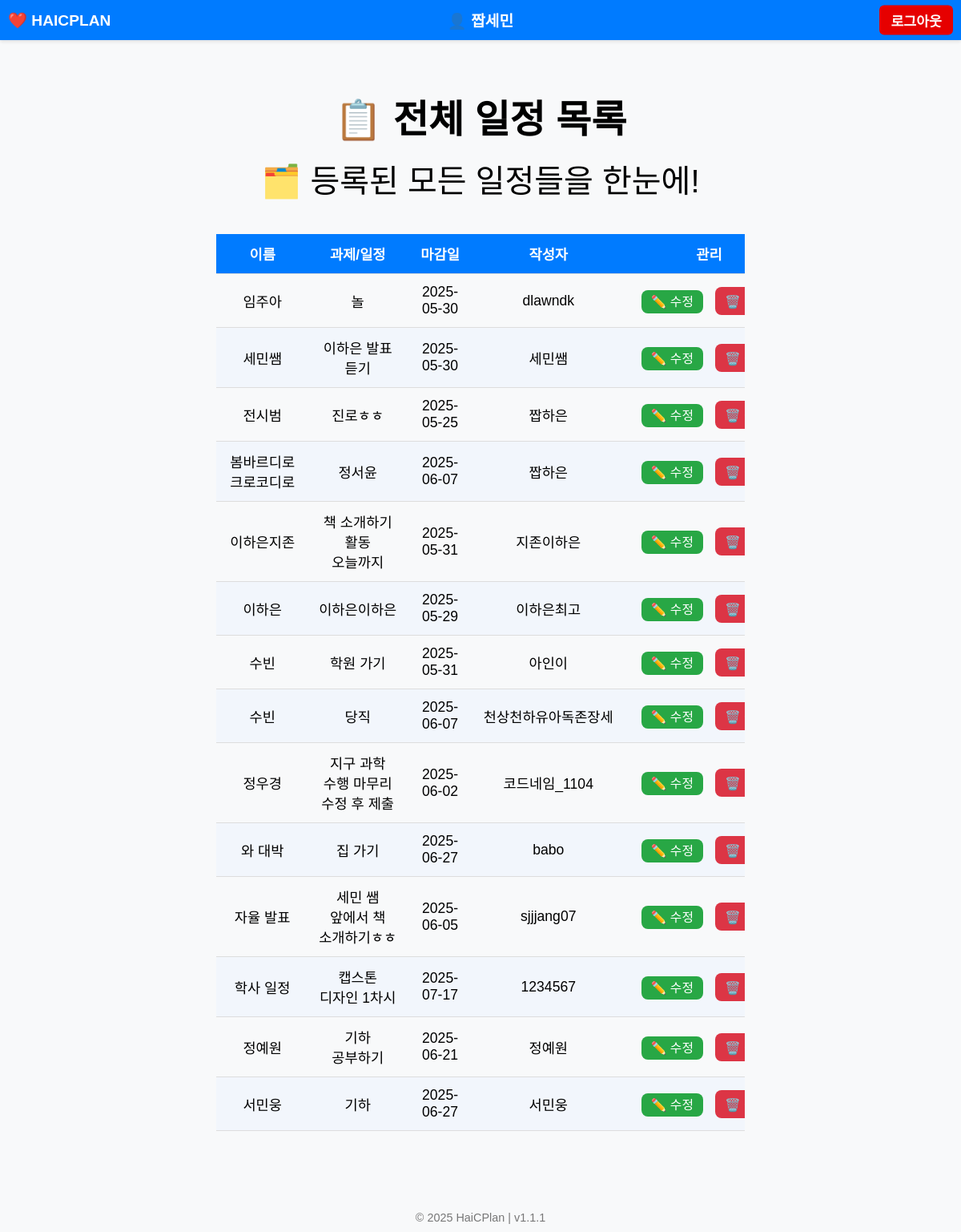
The page /view (signed in) on the database as committed earlier.
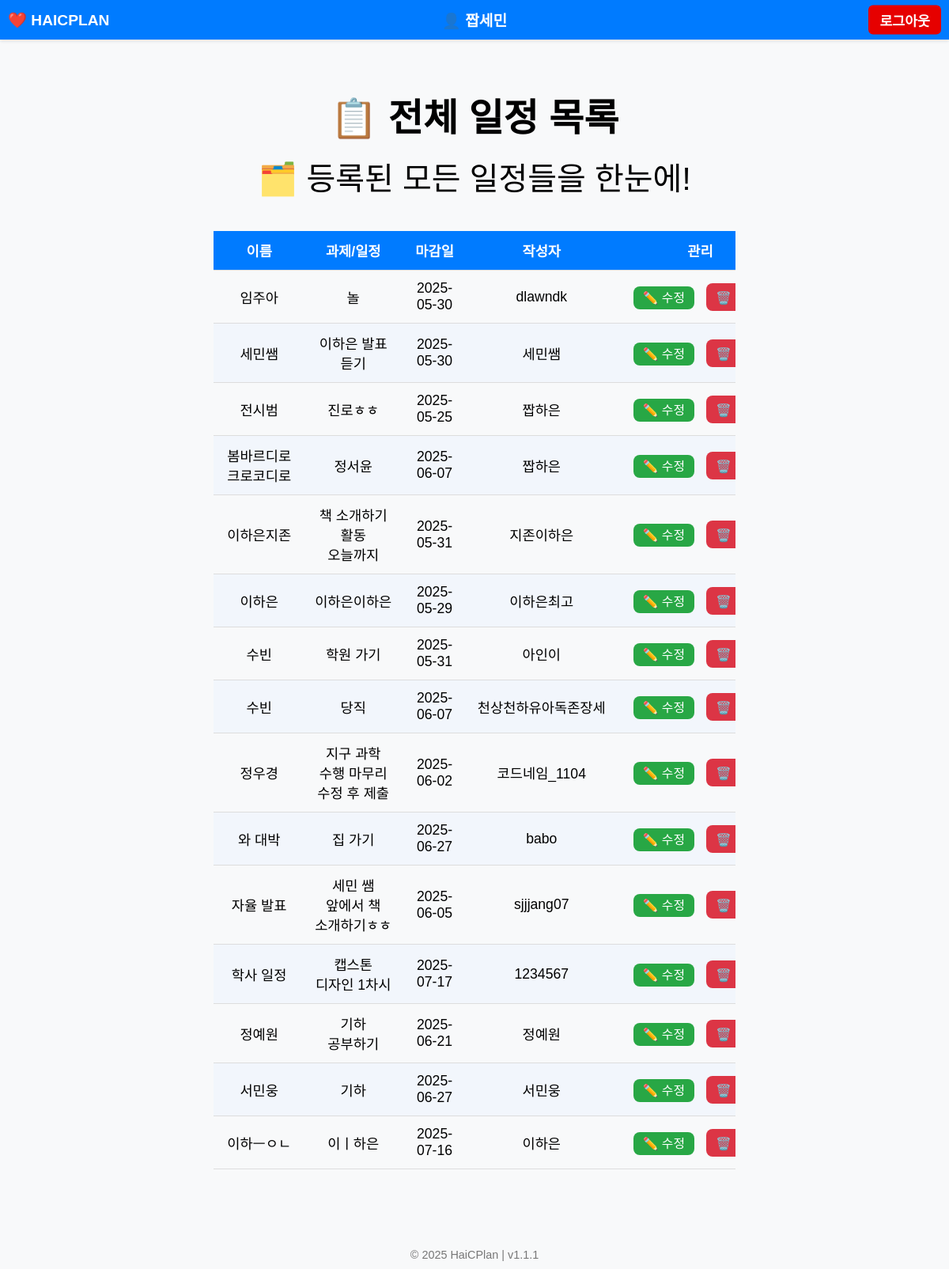
The same page on the database as committed later.
### tables this page shows
CREATE TABLE schedules(
id INTEGER PRIMARY KEY AUTOINCREMENT,
name TEXT,
task TEXT,
deadline TEXT,
username TEXT
);

### app.py (the view)
@app.route('/view')
def view():
    if 'username' not in session:
        return redirect(url_for('login'))
    conn = sqlite3.connect('data.db')
    cursor = conn.cursor()
    if session['role'] == 'admin':
        cursor.execute("SELECT id, name, task, deadline, username FROM schedules")
    else:
        cursor.execute("SELECT id, name, task, deadline, username FROM schedules WHERE username=?", (session['username'],))
    schedules = cursor.fetchall()
    conn.close()
    return render_template('view.html', schedules=schedules, role=session['role'])

### templates/view.html (shortened to what this page needs)
{% extends "base.html" %}
{% block content %}
<div class="view-container">
    <h1>📋 전체 일정 목록</h1>
    <div class="emoji">🗂️ 등록된 모든 일정들을 한눈에!</div>
    <div class="table-wrapper">
        <table>
            <thead>
                <tr>
                    <th>번호</th>
                    <th>이름</th>
                    <th>과제/일정</th>
                    <th>마감일</th>
                    <th>작성자</th>
                    <th>관리</th>
                </tr>
            </thead>
            <tbody>
                {% for id, name, task, deadline, username in schedules %}
                <tr>
                    <td>{{ loop.index }}</td>
                    <td>{{ name }}</td>
                    <td>{{ task }}</td>
                    <td>{{ deadline }}</td>
                    <td>{{ username }}</td>
                    <td class="actions">
                        <a href="{{ url_for('edit', id=id) }}">✏️ 수정</a>
                        <form action="{{ url_for('delete', id=id) }}" method="POST" style="display:inline;">
                            <button type="submit" onclick="return confirm('정말 삭제하시겠습니까?');">🗑️ 삭제</button>
                        </form>
                    </td>
                </tr>
                {% endfor %}
            </tbody>
        </table>
    </div>
</div>
{% endblock %}

Rows that differ between the two databases and show on the page:
added schedules: name "이하ㅡㅇㄴ", task "이ㅣ하은", deadline "2025-07-16", username "이하은"
